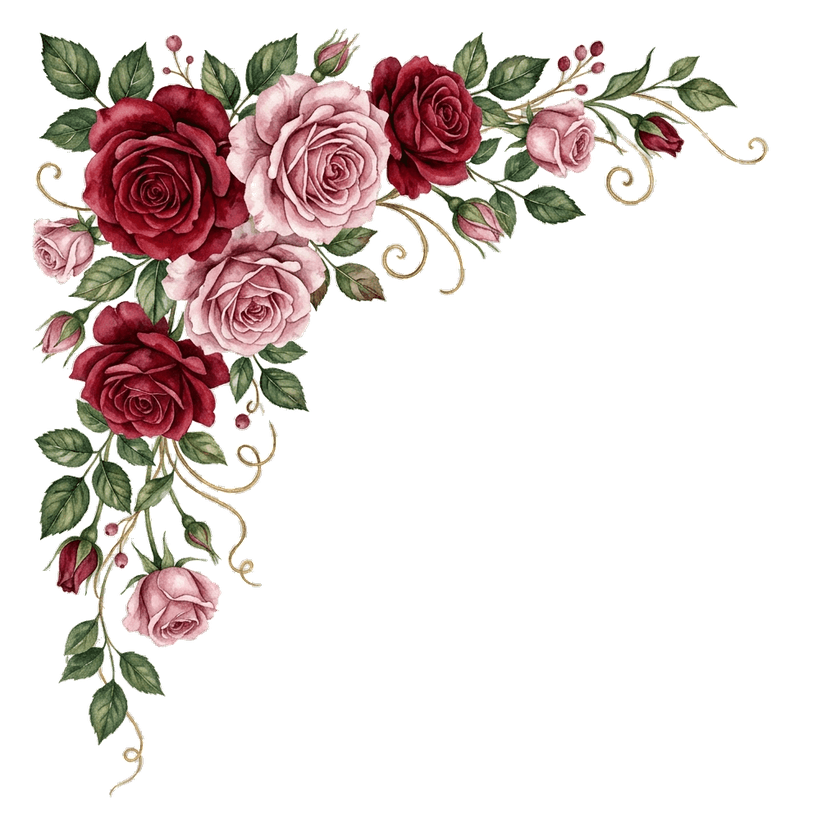
#> input picture ios/App/App/public/assets/royal_rose_corner.png, 840 x 840 px, shrunk from 1024 x 1024 before the run, found by its file name
$ python normalize_corners.py
#> lines starting #> are read from the running program, lines starting #| are printed output that depends on the picture
import os
from PIL import Image

def normalize_corner(img_path, natural_orientation):
#> called with natural_orientation = 'BL'
    if not os.path.exists(img_path):
        print(f"Skipping {img_path}: does not exist")
        return

    img = Image.open(img_path)
#> img is the input picture: PIL image 840x840 RGBA; mean R, G, B, A 41.7, 31.8, 29.6, 62.4
    print(f"Normalizing {os.path.basename(img_path)} (natural: {natural_orientation}) to Top-Left...")

    if natural_orientation == "BL":
        # Bottom-Left to Top-Left: Flip vertically (Top-Bottom)
        normalized = img.transpose(Image.FLIP_TOP_BOTTOM)
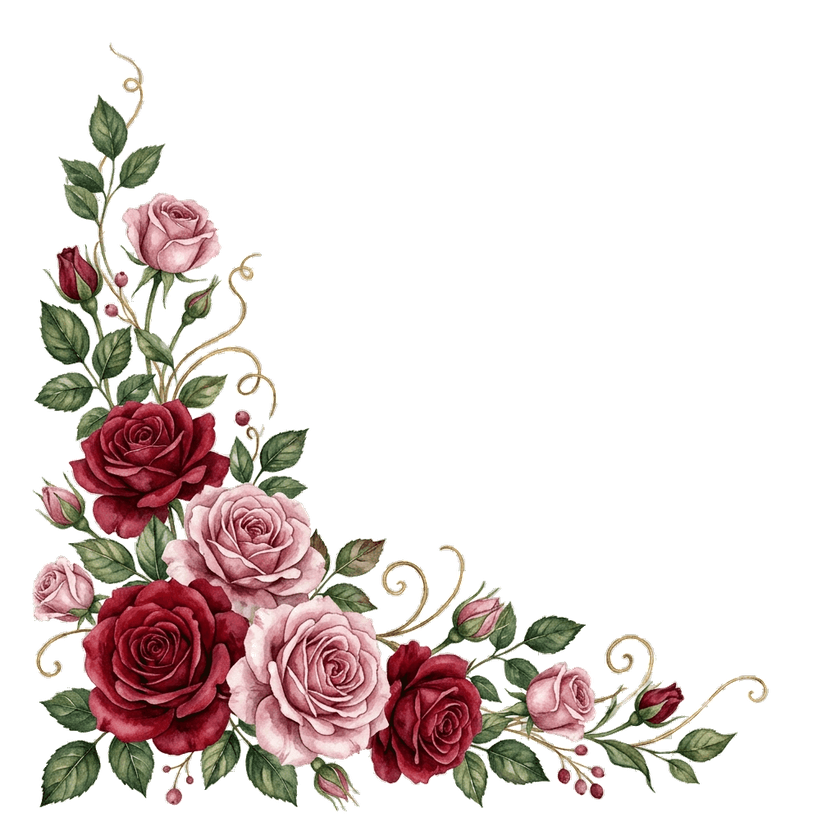
#> normalized: PIL image 840x840 RGBA; mean R, G, B, A 41.7, 31.8, 29.6, 62.4; transparent parts drawn white
    elif natural_orientation == "TR":
        # Top-Right to Top-Left: Flip horizontally (Left-Right)
        normalized = img.transpose(Image.FLIP_LEFT_RIGHT)
    elif natural_orientation == "BR":
        # Bottom-Right to Top-Left: Flip both (Rotate 180)
        normalized = img.transpose(Image.ROTATE_180)
    else:
        print(f"  Already Top-Left. No flip needed.")
        return

    normalized.save(img_path, "PNG")
    print(f"  Successfully normalized and saved {os.path.basename(img_path)}")

if __name__ == "__main__":
    assets_dir = r"c:\Users\Manmohan Singh\OneDrive\Desktop\letsdoit\ANHAD-FINAL\frontend\assets"

    # Map each corner asset to its natural orientation as analyzed
    corner_configs = {
        "royal_rose_corner.png": "BL",
        "lotus_grace_corner.png": "TL",
        "golden_marigold_corner.png": "TL",
        "blue_blossom_corner.png": "TR"
    }

    for filename, orientation in corner_configs.items():
        normalize_corner(os.path.join(assets_dir, filename), orientation)

    print("\nCorner normalization complete!")
